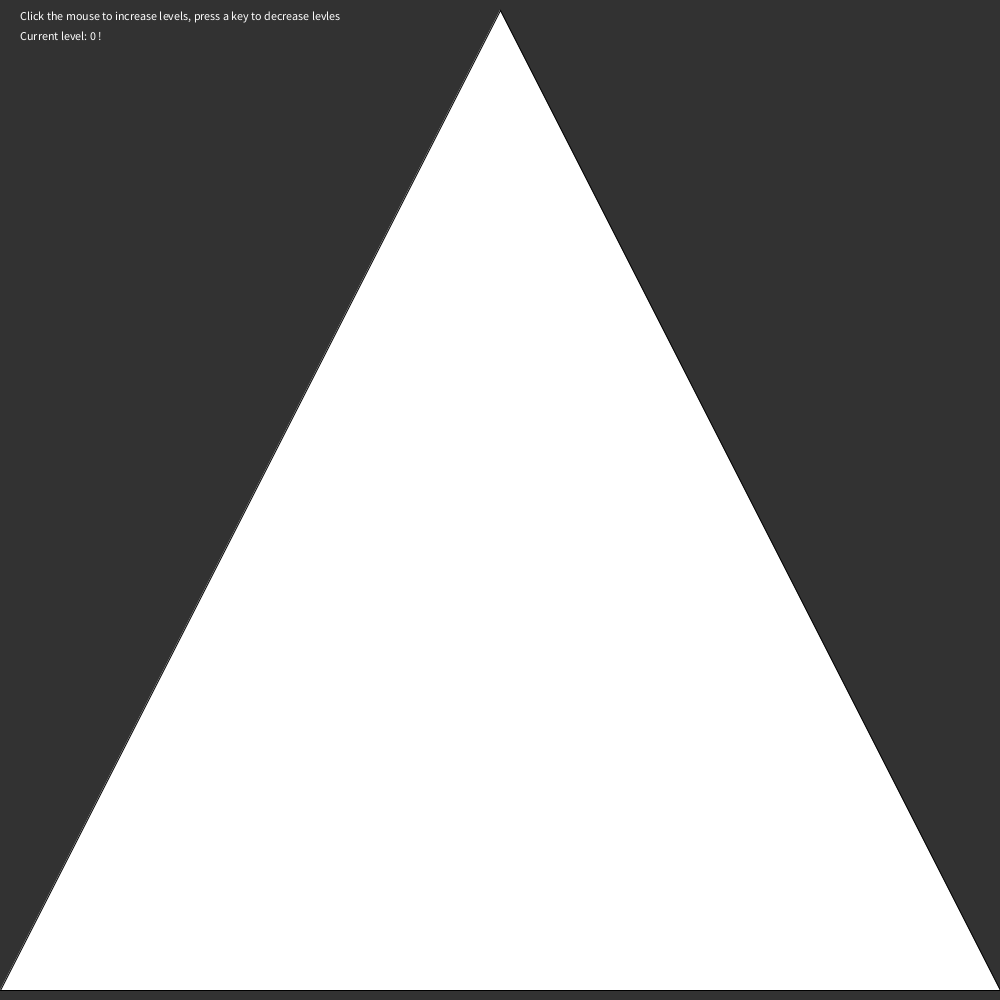
Frame 1 (no input)
Frame 60 (the mouse pressed at the canvas centre just before this capture): identical to frame 1, image omitted
Frame 120 (the mouse held since frame 60 and released just before this capture): identical to frame 1, image omitted

The Processing sketch that drew this single still picture (run headless with seeded random() and noise(); from frame 60 on, the mouse is pressed at the canvas centre):

// Processing sketch: Section2
// ── Section2.pde
int levels;
color bg,fg;

void setup() {
  size(1000, 1000);
  levels = 0;
}

/*Create Sierpiski's Gasket (google an image of this)
  The outer triangle are the vertices: (v1x, v1y), (v2x,v2y), (v3x, v3y)
  levels:
  0 = regular triangle
  1 = triforce (looks like 3 triangles)
  2 = each of the 3 triangles will be cut into 3 triangles.
  etc.
*/
void gasket2(int levels, float v1x, float v1y, float v2x, float v2y, float v3x, float v3y) {
    float counter = levels;
    while(counter > 0){
      float v1xold = v1x;
      float v1yold = v1y;
      v1x = (v1x+v2x)/2;
      v1y = (v1y+v2y)/2;
      v2x = (v2x+v3x)/2;
      v2y = (v2y+v3y)/2;
      v3x = (v1xold+v3x)/2;
      v3y = (v1yold+v3y)/2;
      triangle(v1x,v1y,v2x,v2y,v3x,v3y);
      counter--;
    }
}

void gasket(int levels, float v1x, float v1y, float v2x, float v2y, float v3x, float v3y) {
  triangle(v1x,v1y,v2x,v2y,v3x,v3y);
  gasketH(levels,v1x,v1y,v2x,v2y,v3x,v3y);
}

void gasketH(int levels, float v1x, float v1y, float v2x, float v2y, float v3x, float v3y) {
  if(levels == 0){return;}
  int counter = levels;
  while(counter > 0){
  triangle((v1x+v2x)/2,(v1y+v2y)/2,(v1x+v3x)/2,(v1y+v3y)/2,(v2x+v3x)/2,(v2y+v3y)/2);
  gasketH(counter-1,v1x,v1y,(v1x+v2x)/2,(v1y+v2y)/2,(v1x+v3x)/2,(v1y+v3y)/2);
  gasketH(counter-1,(v1x+v2x)/2,(v1y+v2y)/2,v2x,v2y,(v2x+v3x)/2,(v2y+v3y)/2);
  gasketH(counter-1,(v1x+v3x)/2,(v1y+v3y)/2,(v2x+v3x)/2,(v2y+v3y)/2,v3x,v3y);
  counter--;
  }
}

void koch(int levels, float v1x, float v1y, float v2x, float v2y){
 triangle(v1x,v1y,v2x,v1y,(v1x+v2x)/2,height);
 kochH(levels,v1x,v1y,v2x,v2y);
}

void kochH(int levels, float v1x, float v1y, float v2x, float v2y){
  if(levels == 0){return;}
  int counter = levels;
  while(counter > 0){
    triangle((v1x+v2x)/3,v1y,2*(v1x+v2x)/3,v1y,(v1x+v2x)/2,v2y);
    counter--;
  }
}

void draw() { 
  background(50);  
  
  fill(255);
  text("Click the mouse to increase levels, press a key to decrease levles",20,20);
  text("Current level: " + levels+ " !",20,40); 

  gasket(levels,0, height-10, width, height-10, width/2, 10);

 //koch(levels,width-10, height/2,10, height/3 ); 
 //other fractal you can do! This requires a bit more math, or you can look up the coordinates.
}

void mouseClicked(){ 
 levels ++;
 if(levels >= 20){levels = 0;}
}

void keyPressed(){
 levels --; 
 if(levels < 0){levels = 0;}
}
